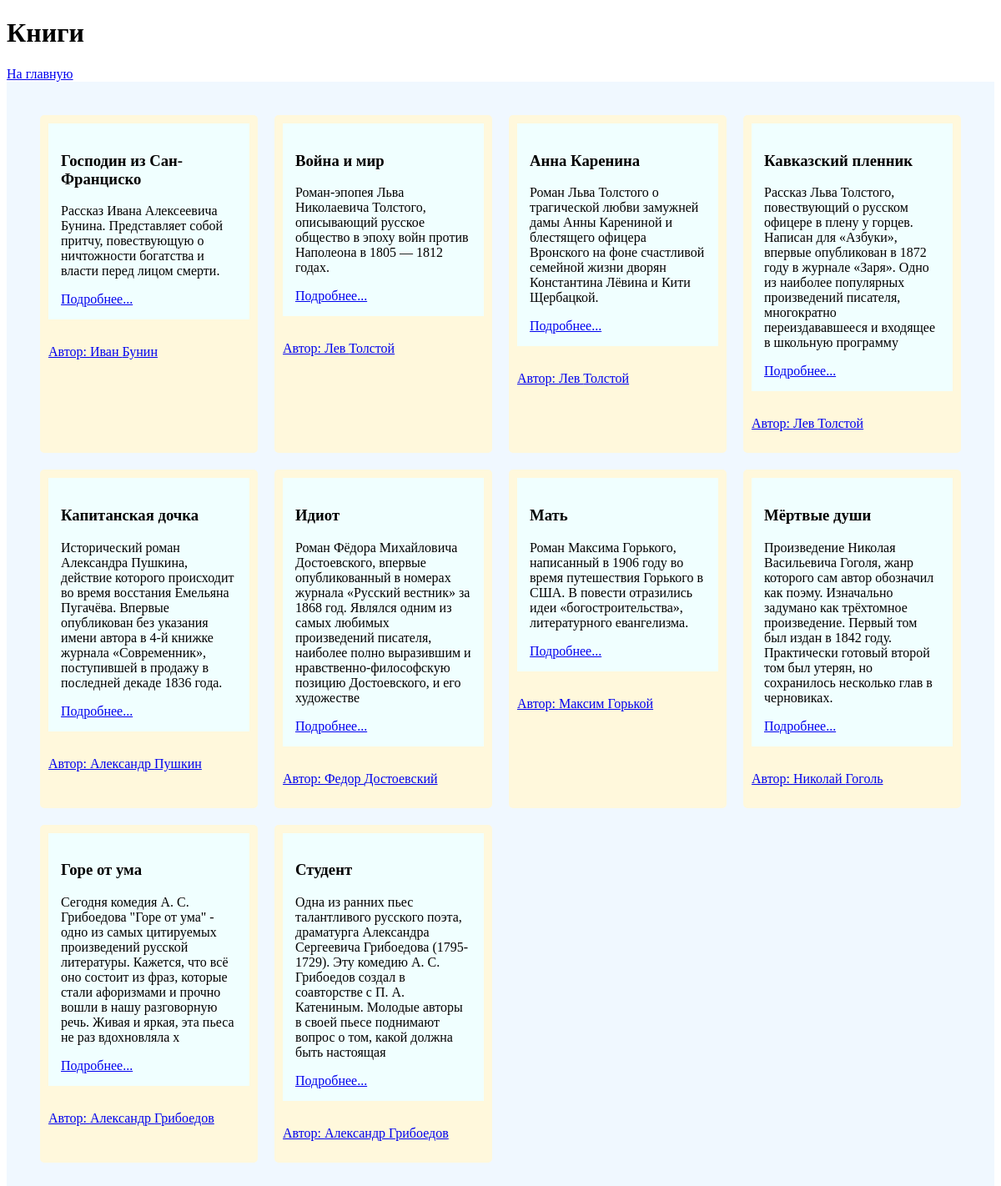
The page /books.php on the database its author committed.
### tables this page shows
CREATE TABLE `books` (
  `id` int(11) NOT NULL,
  `title` varchar(255) NOT NULL,
  `description` varchar(255) NOT NULL,
  `authorId` int(11) NOT NULL
);

CREATE TABLE `authors` (
  `id` int(11) NOT NULL,
  `firstName` varchar(255) NOT NULL,
  `lastName` varchar(255) NOT NULL
);

### books.php (the view, shortened to what this page needs)
<?php
$pdo = DBConnect::getConnection();
$query = "SELECT books.id AS bookId, title, description, authors.id AS authorId, firstName, lastName
            FROM books, authors
            WHERE authorId = authors.id;";
$statement = $pdo->query($query);
$books = $statement->fetchAll();
?>
<!doctype html>
<html lang="en">
<head>
    <link rel="stylesheet" href="style.css">
</head>
<body>
    <h1>Книги</h1>
    <a href="/">На главную</a>
    <div class="books">
        <?php foreach($books as $book):?>
            <div class="book">
                <div class="book-info">
                    <h3><?=$book['title']?></h3>
                    <p><?=$book['description']?></p>
                    <a href="book_detail.php?bookId=<?=$book['bookId']?>">Подробнее...</a>
                </div>
                <div class="author-info">
                    <a href="author_detail.php?authorId=<?=$book['authorId']?>">
                        <p>Автор: <?=$book['firstName'].' '.$book['lastName']?></p>
                    </a>
                </div>
            </div>
        <?php endforeach;?>
    </div>
</body>
</html>

### style.css (style rules this page uses)
.authors, .books { max-width: 1200px; margin: 0 auto; background-color: aliceblue; padding: 40px; display: grid; grid-template-columns: repeat(4, 1fr); gap: 20px; }
.authors .author, .books .book { padding: 10px; border-radius: 5px; background-color: cornsilk; }
.books .book .book-info { background-color: azure; margin-bottom: 30px; padding: 15px; }

### rows shown on the page
books: title "Господин из Сан-Франциско", description "Рассказ Ивана Алексеевича Бунина. Представляет собой притчу, повествующую о ничтожности богатства и власти перед лицом смерти.", authorId.firstName "Иван", authorId.lastName "Бунин"
books: title "Война и мир", description "Роман-эпопея Льва Николаевича Толстого, описывающий русское общество в эпоху войн против Наполеона в 1805 — 1812 годах.", authorId.firstName "Лев", authorId.lastName "Толстой"
books: title "Анна Каренина", description "Роман Льва Толстого о трагической любви замужней дамы Анны Карениной и блестящего офицера Вронского на фоне счастливой семейной жизни дворян Константина Лёвина и Кити Щербацкой.", authorId.firstName "Лев", authorId.lastName "Толстой"
books: title "Кавказский пленник", description "Рассказ Льва Толстого, повествующий о русском офицере в плену у горцев. Написан для «Азбуки», впервые опубликован в 1872 году в журнале «Заря». Одно из наиболее популярных произведений писателя, многократно переиздававшееся и входящее в школьную программу", authorId.firstName "Лев", authorId.lastName "Толстой"
books: title "Капитанская дочка", description "Исторический роман Александра Пушкина, действие которого происходит во время восстания Емельяна Пугачёва. Впервые опубликован без указания имени автора в 4-й книжке журнала «Современник», поступившей в продажу в последней декаде 1836 года.", authorId.firstName "Александр", authorId.lastName "Пушкин"
books: title "Идиот", description "Роман Фёдора Михайловича Достоевского, впервые опубликованный в номерах журнала «Русский вестник» за 1868 год. Являлся одним из самых любимых произведений писателя, наиболее полно выразившим и нравственно-философскую позицию Достоевского, и его художестве", authorId.firstName "Федор", authorId.lastName "Достоевский"
books: title "Мать", description "Роман Максима Горького, написанный в 1906 году во время путешествия Горького в США. В повести отразились идеи «богостроительства», литературного евангелизма.", authorId.firstName "Максим", authorId.lastName "Горькой"
books: title "Мёртвые души", description "Произведение Николая Васильевича Гоголя, жанр которого сам автор обозначил как поэму. Изначально задумано как трёхтомное произведение. Первый том был издан в 1842 году. Практически готовый второй том был утерян, но сохранилось несколько глав в черновиках.", authorId.firstName "Николай", authorId.lastName "Гоголь"
books: title "Горе от ума", description "Сегодня комедия А. С. Грибоедова \"Горе от ума\" - одно из самых цитируемых произведений русской литературы. Кажется, что всё оно состоит из фраз, которые стали афоризмами и прочно вошли в нашу разговорную речь. Живая и яркая, эта пьеса не раз вдохновляла х", authorId.firstName "Александр", authorId.lastName "Грибоедов"
books: title "Студент", description "Одна из ранних пьес талантливого русского поэта, драматурга Александра Сергеевича Грибоедова (1795-1729). Эту комедию А. С. Грибоедов создал в соавторстве с П. А. Катениным. Молодые авторы в своей пьесе поднимают вопрос о том, какой должна быть настоящая", authorId.firstName "Александр", authorId.lastName "Грибоедов"
